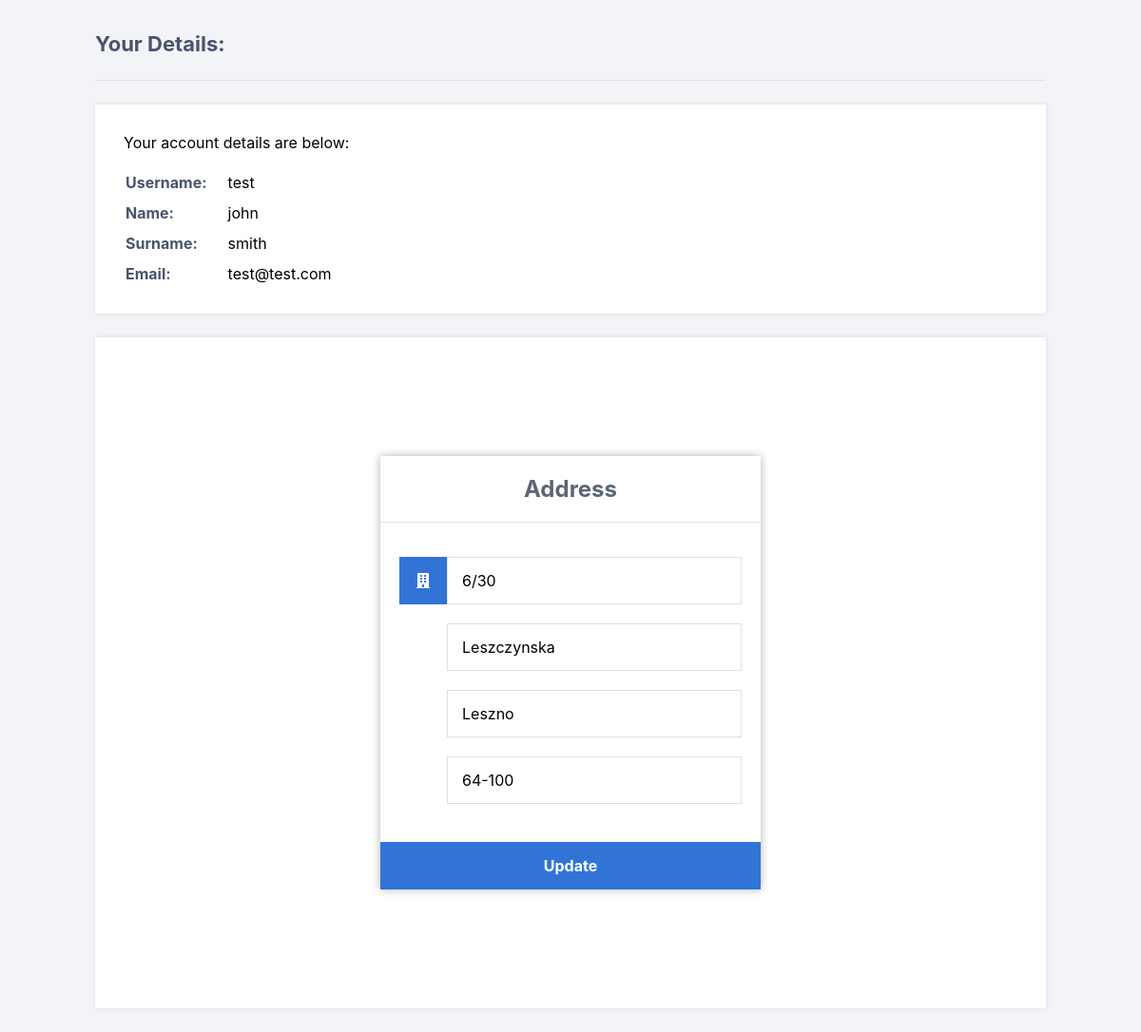
The app's page /public_html/user/course_register.php (signed in) with its own data.
### tables this page shows
CREATE TABLE IF NOT EXISTS `accounts` (
	`id` int NOT NULL AUTO_INCREMENT,
  	`username` varchar(50) NOT NULL UNIQUE,
  	`password` varchar(255) NOT NULL,
  	`email` varchar(100) NOT NULL UNIQUE,
    `activation_code` varchar(50) DEFAULT '',
    `account_type`  ENUM('user', 'admin') NOT NULL,  
    PRIMARY KEY (`id`)    
);

CREATE TABLE IF NOT EXISTS `userdetails` (
	 `user_id` int NOT NULL,
     `given_name` varchar(50) NOT NULL,
     `surname` varchar(50) NOT NULL,
     `dob` varchar(10) NOT NULL,
     `mobile` varchar(20) DEFAULT '',
    PRIMARY KEY (`user_id`),
    FOREIGN KEY (`user_id`) REFERENCES `accounts`(`id`) ON DELETE CASCADE
);

CREATE TABLE IF NOT EXISTS `addresses` (
     `user_id` int NOT NULL,
     `street` varchar(50) DEFAULT '' ,
     `house` varchar(20) DEFAULT '',
     `city` varchar(20) DEFAULT '',
     `postcode` varchar(6) DEFAULT '',
    PRIMARY KEY (`user_id`),
    FOREIGN KEY (`user_id`) REFERENCES `accounts`(`id`) ON DELETE CASCADE
);

### public_html/user/course_register.php (the view, shortened to what this page needs)
<?php
include '../db/_con.php';
$stmt = $con->prepare('SELECT email, ud.given_name, ud.surname, a.street, a.house, a.city, a.postcode FROM accounts as ac
JOIN userdetails as ud
ON ac.id = ud.user_id
JOIN addresses as a
on ac.id = ud.user_id
WHERE id = ?');
$stmt->bind_param('i', $_SESSION['id']);
$stmt->execute();
$stmt->bind_result($email, $given_name, $surname, $street,$house,$city,$postcode );
?>
<!DOCTYPE html>
<html>
	<head>
		<link href="../style.css" rel="stylesheet" type="text/css">
		<link rel="stylesheet" href="https://use.fontawesome.com/releases/v5.7.1/css/all.css">
	</head>
	<body class="loggedin">
		<div class="content">
			<h2>Your Details:</h2>
			<div>
				<p>Your account details are below:</p>
				<table>
					<tr>
						<td>Username:</td>
						<td><?=$_SESSION['name']?></td>
					</tr>
					<tr>
						<td>Name:</td>
						<td><?=$given_name?></td>
					</tr>
					<tr>
						<td>Surname:</td>
						<td><?=$surname?></td>
					</tr>
					<tr>
						<td>Email:</td>
						<td><?=$email?></td>
					</tr>
				</table>
			</div>
			<div>
            <div class="register">
			<h1>Address</h1>
			<form action="../db/register_on_course.php" method="post" autocomplete="off">
				<label for="house">
					<i class="fas fa-building "></i>
				</label>
				<input type="text" name="house" value="<?=$house?>" id="house" required>
                <label class="no_bcg"  for="street">
				</label>
                <input type="text" name="street" value="<?=$street?>" id="street" required>
				<label class="no_bcg" for="city">
				</label>
				<input type="text" name="city" value="<?=$city?>" id="city" required>
				<label class="no_bcg" for="postcode">
					<i class="fas fa-building"></i>
				</label>
				<input type="text" name="postcode" value="<?=$postcode?>" id="postcode" required>
                <input type="submit" value="Update">
                </form>
	</body>
</html>

### public_html/style.css (style rules this page uses)
* { box-sizing: border-box; font-family: -apple-system, BlinkMacSystemFont, "segoe ui", roboto, oxygen, ubuntu, cantarell, "fira sans", "droid sans", "helvetica neue", Arial, sans-serif; font-size: 16px; -webkit-font-smoothing: antialiased; -moz-osx-font-smoothing: grayscale; }
body { background-color: #435165; }
body.loggedin { background-color: #f3f4f7; }
.content { width: 1000px; margin: 0 auto; }
.content h2 { margin: 0; padding: 25px 0; font-size: 22px; border-bottom: 1px solid #e0e0e3; color: #4a536e; }
.content > p, .content > div { box-shadow: 0 0 5px 0 rgba(0, 0, 0, 0.1); margin: 25px 0; padding: 25px; background-color: #fff; }
.content > p table td, .content > div table td { padding: 5px; }
.content > p table td:first-child, .content > div table td:first-child { font-weight: bold; color: #4a536e; padding-right: 15px; }
.content > div p { padding: 5px; margin: 0 0 10px 0; }
.register { width: 400px; background-color: #ffffff; box-shadow: 0 0 9px 0 rgba(0, 0, 0, 0.3); margin: 100px auto; }
.register h1 { text-align: center; color: #5b6574; font-size: 24px; padding: 20px 0 20px 0; border-bottom: 1px solid #dee0e4; }
.register form { display: flex; flex-wrap: wrap; justify-content: center; padding-top: 20px; }
.register form label { display: flex; justify-content: center; align-items: center; width: 50px; height: 50px; background-color: #3274d6; color: #ffffff; }
.register form textarea, .register form input[type="password"], .register form input[type="text"], .register form input[type="email"], .register form input[type="date"], .register form input[type="number"] { width: 310px; height: 50px; border: 1px solid #dee0e4; margin-bottom: 20px; padding: 0 15px; }
.register form input[type="submit"] { width: 100%; padding: 15px; margin-top: 20px; background-color: #3274d6; border: 0; cursor: pointer; font-weight: bold; color: #ffffff; transition: background-color 0.2s; }
.register form label.no_bcg { background-color: #ffffff; }

### records on screen
accounts: userdetails.given_name "john", userdetails.surname "smith", email "test@test.com", house "6/30", street "Leszczynska", city "Leszno", postcode "64-100"

### other values on screen
$_SESSION['name'] "test"
